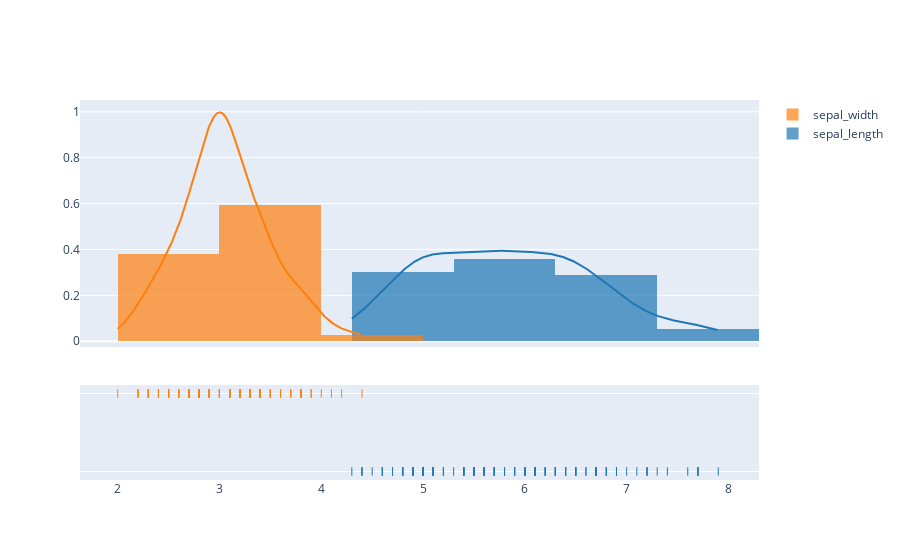

The notebook cell this image was saved under:
### Code cell
ff.create_distplot(df1, group_labels=['sepal_lengths','sepal_width'])

### Figure 1 — Plotly figure (JSON) as saved in the notebook; plotly's stock layout.template omitted (floating-point values rounded to 4 significant figures; data arrays with more than 128 entries replaced by an {"elided": "..."} marker saying what was removed)
{"data": [{"autobinx": false, "histnorm": "probability density", "legendgroup": "sepal_length", "marker": {"color": "rgb(31, 119, 180)"}, "name": "sepal_length", "opacity": 0.7, "type": "histogram", "x": {"elided": "150 float values"}, "xaxis": "x", "xbins": {"end": 7.9, "size": 1, "start": 4.3}, "yaxis": "y"}, {"autobinx": false, "histnorm": "probability density", "legendgroup": "sepal_width", "marker": {"color": "rgb(255, 127, 14)"}, "name": "sepal_width", "opacity": 0.7, "type": "histogram", "x": {"elided": "150 float values"}, "xaxis": "x", "xbins": {"end": 4.4, "size": 1, "start": 2}, "yaxis": "y"}, {"legendgroup": "sepal_length", "marker": {"color": "rgb(31, 119, 180)"}, "mode": "lines", "name": "sepal_length", "showlegend": false, "type": "scatter", "x": {"elided": "500 float values"}, "xaxis": "x", "y": {"elided": "500 float values"}, "yaxis": "y"}, {"legendgroup": "sepal_width", "marker": {"color": "rgb(255, 127, 14)"}, "mode": "lines", "name": "sepal_width", "showlegend": false, "type": "scatter", "x": {"elided": "500 float values"}, "xaxis": "x", "y": {"elided": "500 float values"}, "yaxis": "y"}, {"legendgroup": "sepal_length", "marker": {"color": "rgb(31, 119, 180)", "symbol": "line-ns-open"}, "mode": "markers", "name": "sepal_length", "showlegend": false, "type": "scatter", "x": {"elided": "150 float values"}, "xaxis": "x", "y": {"elided": "150 str values"}, "yaxis": "y2"}, {"legendgroup": "sepal_width", "marker": {"color": "rgb(255, 127, 14)", "symbol": "line-ns-open"}, "mode": "markers", "name": "sepal_width", "showlegend": false, "type": "scatter", "x": {"elided": "150 float values"}, "xaxis": "x", "y": {"elided": "150 str values"}, "yaxis": "y2"}], "layout": {"barmode": "overlay", "hovermode": "closest", "legend": {"traceorder": "reversed"}, "xaxis": {"anchor": "y2", "domain": [0, 1], "zeroline": false}, "yaxis": {"anchor": "free", "domain": [0.35, 1], "position": 0}, "yaxis2": {"anchor": "x", "domain": [0, 0.25], "dtick": 1, "showticklabels": false}}}
